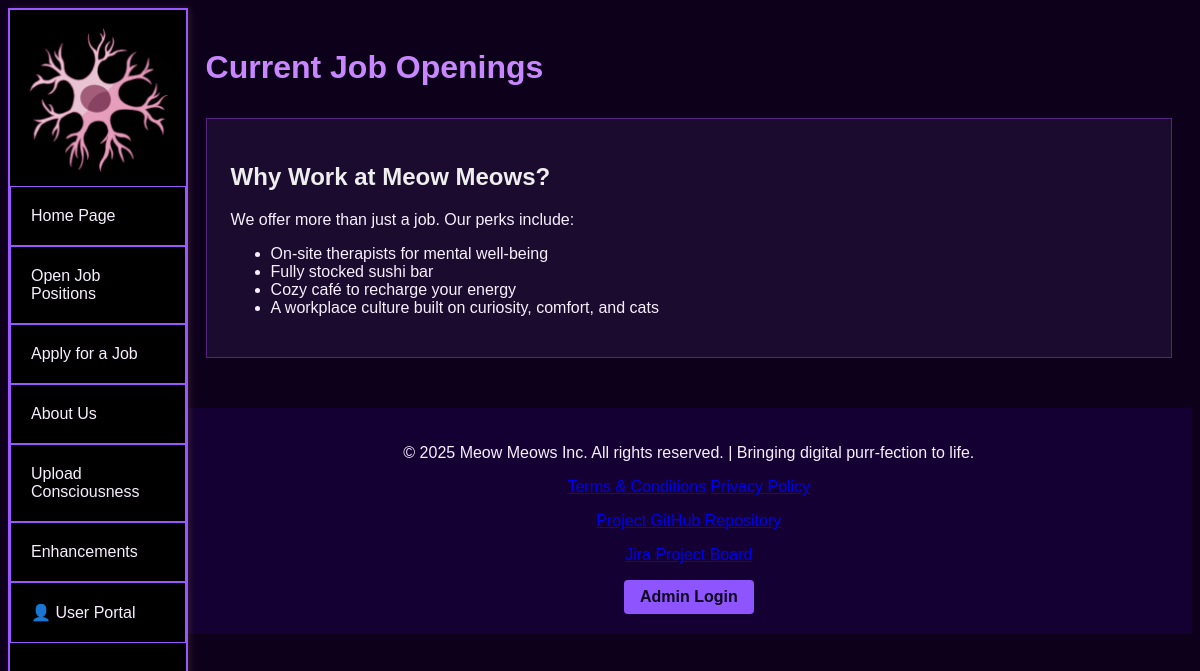
Before: /jobs.php with the older database file.
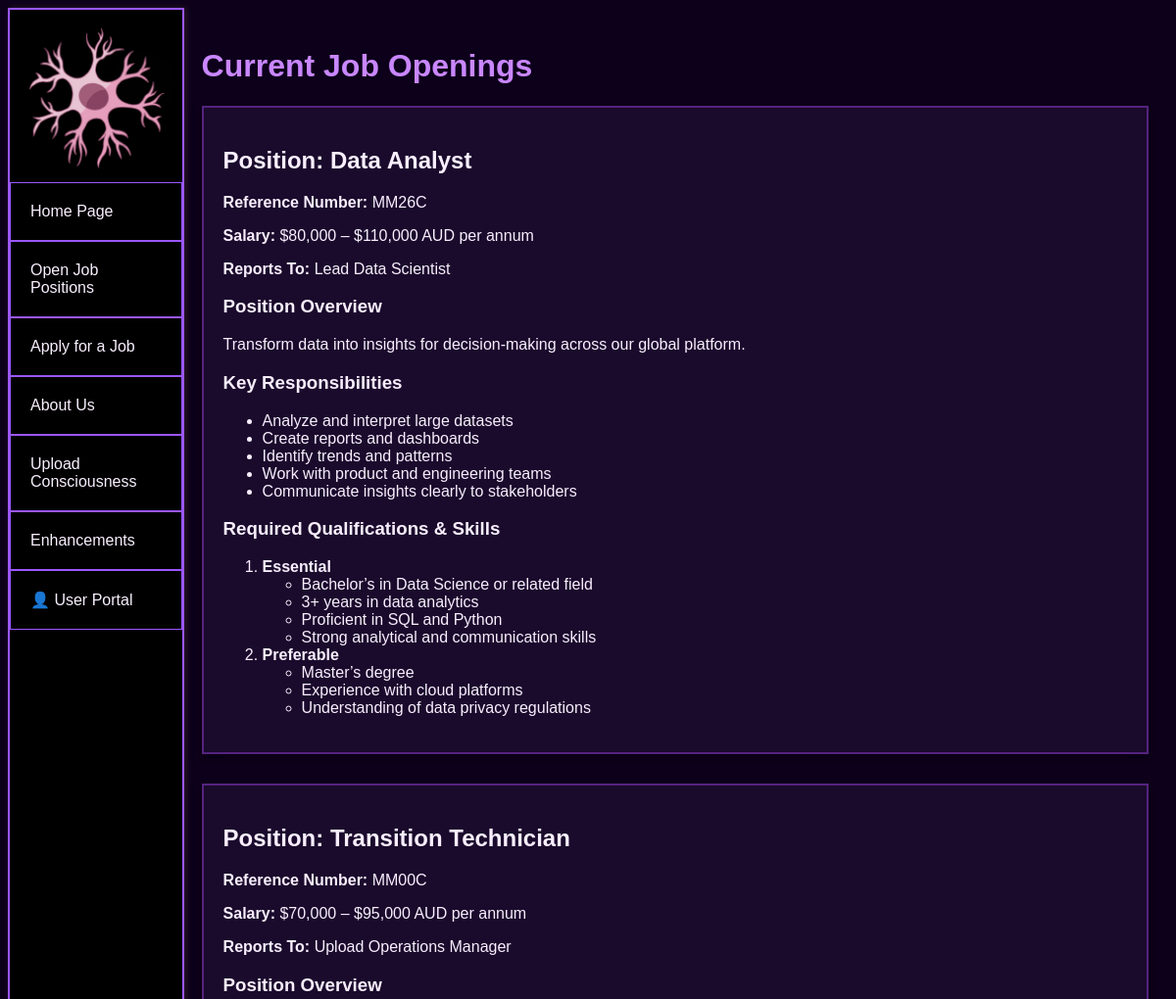
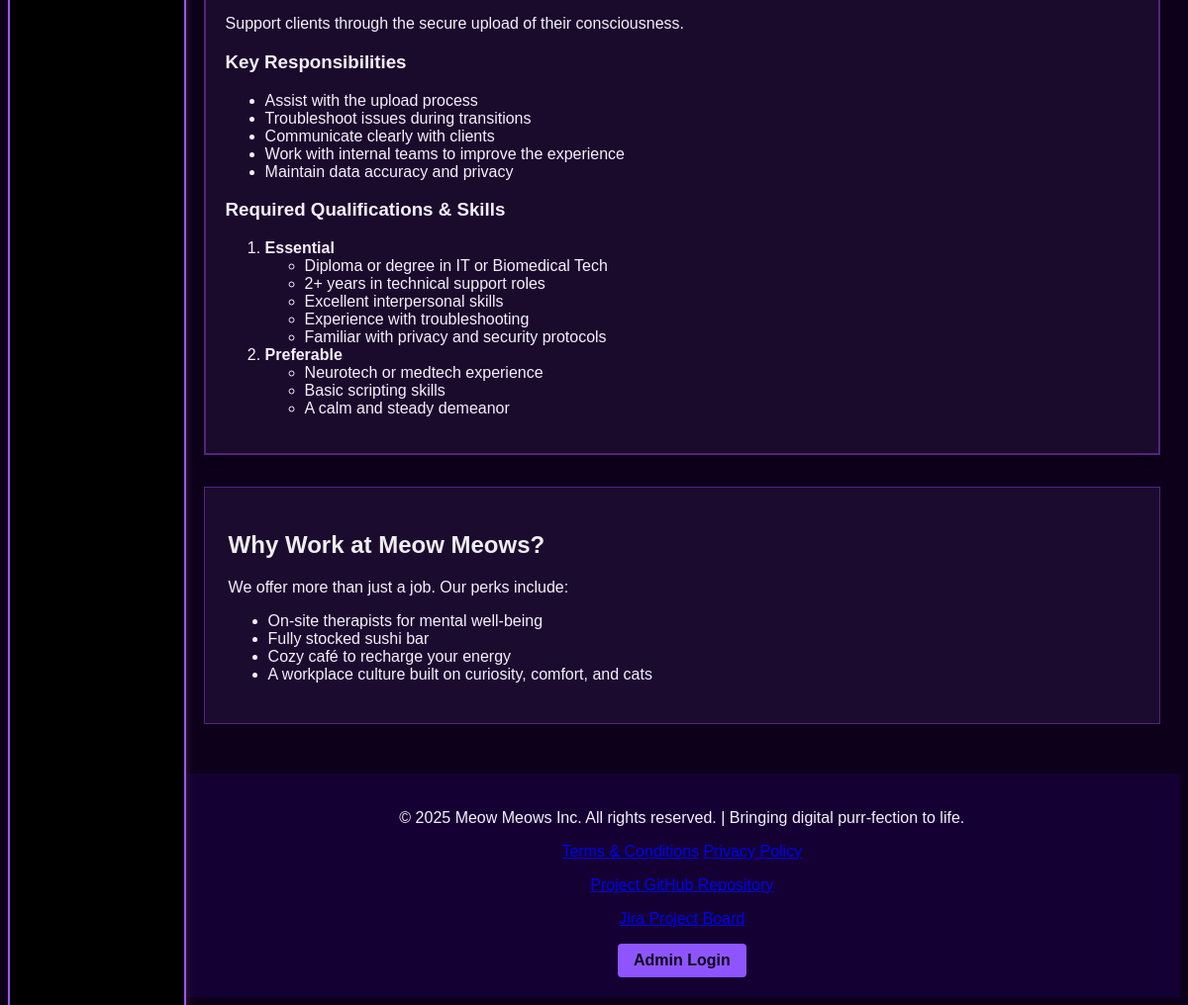
After: the same page with the newer database file (2 pictures, top to bottom).
### tables this page shows
CREATE TABLE `jobs` (
  `id` int(11) NOT NULL,
  `Name` varchar(50) NOT NULL,
  `Reference_number` varchar(6) NOT NULL,
  `Salary` varchar(50) NOT NULL,
  `Reports_to` varchar(50) DEFAULT NULL,
  `Description` text NOT NULL
);

### jobs.php (the view, shortened to what this page needs)
<?php
include 'header.inc';
include 'nav.inc';
include_once 'settings.php';
function get_job_count()
{
    global $host, $user, $pswd, $dbnm;
    $db_conn = mysqli_connect($host, $user, $pswd, $dbnm);
    if (!$db_conn) {
        echo "<p>Unable to connect to database</p>";
    } else {
        $query = "SELECT id FROM jobs";
        $result = mysqli_query($db_conn, $query);
        if ($result) {
            while ($row = mysqli_fetch_assoc($result)) {
                $job_ids[] = $row['id'];
            }
        } else {
            echo "" . mysqli_error($db_conn);
        }
    }
    return $job_ids;
}
function get_job_data($db_conn, $job_id, $info_type)
{
    $data = [];
    $query = "SELECT info FROM job_data WHERE job_id = $job_id AND info_type = '$info_type'";
    $result = mysqli_query($db_conn, $query);
    if ($result) {
        while ($row = mysqli_fetch_assoc($result)) {
            $data[] = $row['info'];
        }
    } else {
        echo "" . mysqli_error($db_conn);
        mysqli_close($db_conn);
        return;
    }
    return $data;
}
function get_job_listing($job_id)
{
    global $host, $user, $pswd, $dbnm;
    $db_conn = mysqli_connect($host, $user, $pswd, $dbnm);
    if ($db_conn) {
        $query = "SELECT * FROM jobs WHERE id = $job_id LIMIT 1";
        $result = mysqli_query($db_conn, $query);
        if ($result) {
            $data = mysqli_fetch_assoc($result);
            $position = $data['Name'];
            $ref_no = $data['Reference_number'];
            $salary = $data['Salary'];
            $reports_to = $data['Reports_to'];
            $description = $data['Description'];
        } else {
            echo "" . mysqli_error($db_conn);
            mysqli_close($db_conn);
            return;
        }
        $responsibilities = get_job_data($db_conn, $job_id, "Responsibility");
        $essentials = get_job_data($db_conn, $job_id, "Essential_qualification");
        $preferables = get_job_data($db_conn, $job_id, "Preferable_qualification");
        $output_string = "
            <section>
                <h2>Position: $position</h2>
                <p><strong>Reference Number: </strong> $ref_no</p>
                <p><strong>Salary:</strong> $salary</p>"
            . (($reports_to != "") ? "<p><strong>Reports To:</strong> $reports_to</p>" : "") . "
                <h3>Position Overview</h3>
                <p>$description</p>";
        $output_string .= "
        <h3>Key Responsibilities</h3><ul>";
        foreach ($responsibilities as $entry) {
            $output_string .= "<li>$entry</li>";
        }
        $output_string .= "
        </ul><h3>Required Qualifications & Skills</h3><ol><li><strong>Essential</strong><ul>";
        foreach ($essentials as $entry) {
            $output_string .= "<li>$entry</li>";
        }
        $output_string .= "
        </ul></li><li><strong>Preferable</strong><ul>";
        foreach ($preferables as $entry) {
            $output_string .= "<li>$entry</li>";
        }
        $output_string .=" </ul></li></ol></section>";
    } else {
        echo "<p>Unable to connect to database</p>";
    }
    return $output_string;
}
?>
<body class="global_style manage_style">
<div id="main-container">
    <h1>Current Job Openings</h1>
    <?php
    $job_ids = get_job_count();
    if (!empty($job_ids)) {
        for ($i = 0; $i < count($job_ids); $i++) {
            echo get_job_listing($job_ids[$i]);
        }
    }
    ?>
    <aside class="job-aside">
        <h2>Why Work at Meow Meows?</h2>
        <p>We offer more than just a job. Our perks include:</p>
        <ul>
            <li>On-site therapists for mental well-being</li>
            <li>Fully stocked sushi bar</li>
            <li>Cozy café to recharge your energy</li>
            <li>A workplace culture built on curiosity, comfort, and cats</li>
        </ul>
    </aside>
</div>
<?php include 'footer.inc'; ?>
</body>

### header.inc (shortened to what this page needs)
<!DOCTYPE html>
<html lang="en">
<head>
    <link rel="stylesheet" href="styles/styles.css">
</head>

### nav.inc
<nav>
    <img src="images/logo.PNG" alt="company logo">
    <a href="index.php">Home Page</a>
    <a href="jobs.php">Open Job Positions</a>
    <a href="apply.php">Apply for a Job</a>
    <a href="about.php">About Us</a>
    <a href="upload.php">Upload Consciousness</a>
    <a href="enhancements.php">Enhancements</a>
    <a href="user_login.php">👤 User Portal</a>
</nav>

### footer.inc (shortened to what this page needs)
<footer>
    <p>&copy; 2025 Meow Meows Inc. All rights reserved. | Bringing digital purr-fection to life.</p>
    <a href="terms.php">Terms & Conditions</a>
    <a href="privacy.php">Privacy Policy</a>
    <p>
        <a href="https://github.com/RoryNorbury/COS10026-Project-Part-1" target="_blank">
        </a>
    </p>
    <p>
        <a href="https://meowmeowscos10026.atlassian.net/jira/software/projects/SCRUM/boards/1?atlOrigin=eyJpIjoiOTM3NzdlOTMyMjkzNDNlNTgxMzkzMTNmMjFkZWM3MGEiLCJwIjoiaiJ9" target="_blank">
        </a>
    </p>
    <div style="margin-top:1em; text-align:center;">
        <a href="login.php" class="admin-login-btn">Admin Login</a>
    </div>
</body>
</html>

### styles/styles.css (style rules this page uses)
.global_style { display: block; background-color: #0D001B; color: #F8EFFE; font-family: "Poppins", sans-serif; }
.global_style *, .global_style *::before, .global_style *::after { box-sizing: border-box; }
.global_style nav { display: flex; flex-direction: column; justify-content: flex-start; position: fixed; height: 100%; width: 15%; border: 2px solid #9B57FF; }
.global_style nav a { border: 1px solid #9B57FF; display: block; padding: 20px; }
.global_style nav a:link { color: inherit; text-decoration: none; }
.global_style #main-container { margin-left: 15%; padding: 20px; }
.global_style nav { background-color: #150033; border-color: #9B57FF; box-shadow: 2px 0 6px rgba(0, 0, 0, 0.5); }
.global_style nav a { color: #F3E7FF; border-color: #9B57FF; background-color: transparent; transition: background-color 0.3s ease; }
.global_style h1 { color: #C987FF; }
.global_style p, .global_style li, .global_style dd, .global_style td { color: #F8EFFE; }
.global_style img { border-radius: 6px; }
.global_style nav { background-color: #000000; border-color: #9B57FF; box-shadow: 2px 0 6px rgba(77, 52, 52, 0.5); }
.global_style footer { margin-left: 15%; padding: 20px; background-color: #150033; color: #F8EFFE; text-align: center; clear: both; }
.global_style section, .global_style aside { background-color: #1a0a2c; border: 2px solid #55237F; border-radius: 0; padding: 20px; margin-bottom: 30px; box-shadow: 0 4px 12px rgba(0, 0, 0, 0.3); }
.global_style .job-aside { background-color: #1b0b2f; color: #eee; padding: 1.5rem; margin-top: 2rem; border: 1px solid #55237F; box-shadow: none; border-radius: 0; }
.manage_style .admin-login-btn { display: inline-block; padding: 8px 16px; background: #8E55FF; color: #0D001B; text-decoration: none; border-radius: 4px; font-weight: bold; }

Changed rows visible on the page:
added jobs: Name "Data Analyst", Reference_number "MM26C", Salary "$80,000 – $110,000 AUD per annum", Reports_to "Lead Data Scientist", Description "Transform data into insights for decision-making across our global platform.", entry "Analyze and interpret large datasets", entry "Create reports and dashboards", entry "Identify trends and patterns", entry "Work with product and engineering teams", entry "Communicate insights clearly to stakeholders", entry "Bachelor’s in Data Science or related field", entry "3+ years in data analytics", entry "Proficient in SQL and Python", entry "Strong analytical and communication skills", entry "Master’s degree", entry "Experience with cloud platforms", entry "Understanding of data privacy regulations"
added jobs: Name "Transition Technician", Reference_number "MM00C", Salary "$70,000 – $95,000 AUD per annum", Reports_to "Upload Operations Manager", Description "Support clients through the secure upload of their consciousness.", entry "Assist with the upload process", entry "Troubleshoot issues during transitions", entry "Communicate clearly with clients", entry "Work with internal teams to improve the experience", entry "Maintain data accuracy and privacy", entry "Diploma or degree in IT or Biomedical Tech", entry "2+ years in technical support roles", entry "Excellent interpersonal skills", entry "Experience with troubleshooting", entry "Familiar with privacy and security protocols", entry "Neurotech or medtech experience", entry "Basic scripting skills", entry "A calm and steady demeanor"
